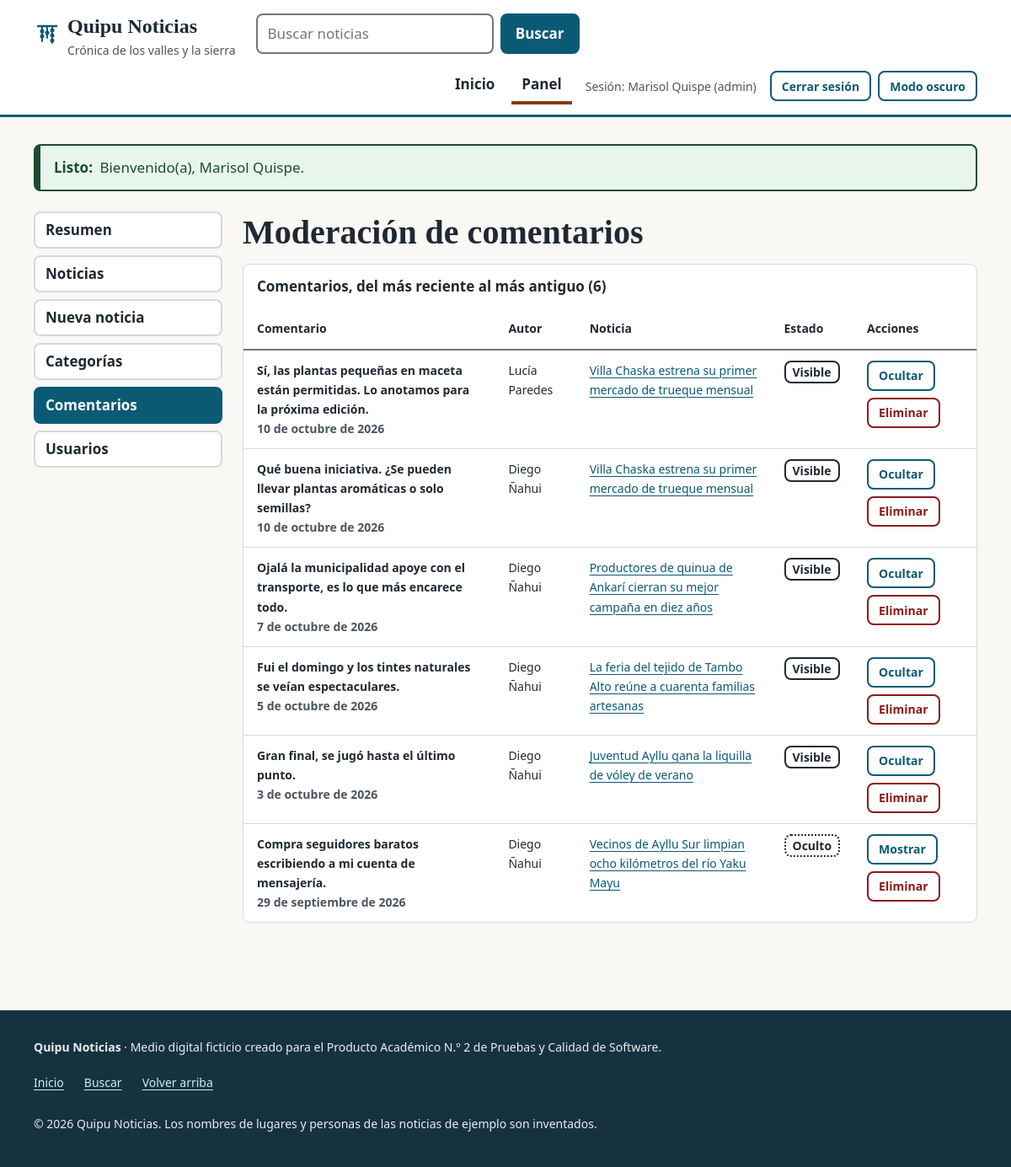
The page /admin/comentarios.php (signed in) on the database its author committed.
### tables this page shows
CREATE TABLE usuarios (
    id             INT UNSIGNED NOT NULL AUTO_INCREMENT,
    nombre         VARCHAR(60)  NOT NULL,
    email          VARCHAR(120) NOT NULL,
    password_hash  VARCHAR(255) NOT NULL,
    rol            ENUM('admin','autor','lector') NOT NULL DEFAULT 'lector',
    activo         TINYINT(1)   NOT NULL DEFAULT 1,
    creado_en      DATETIME     NOT NULL,
    ultimo_acceso  DATETIME     NULL,
    PRIMARY KEY (id),
    UNIQUE KEY uq_usuarios_email (email),
    KEY idx_usuarios_rol (rol, activo)
);

CREATE TABLE comentarios (
    id          INT UNSIGNED NOT NULL AUTO_INCREMENT,
    noticia_id  INT UNSIGNED NOT NULL,
    usuario_id  INT UNSIGNED NOT NULL,
    contenido   VARCHAR(1000) NOT NULL,
    estado      ENUM('visible','oculto') NOT NULL DEFAULT 'visible',
    creado_en   DATETIME NOT NULL,
    PRIMARY KEY (id),
    KEY idx_comentarios_noticia (noticia_id, estado, creado_en),
    KEY idx_comentarios_usuario (usuario_id, creado_en),
    CONSTRAINT fk_comentarios_noticia FOREIGN KEY (noticia_id) REFERENCES noticias (id) ON DELETE CASCADE ON UPDATE CASCADE,
    CONSTRAINT fk_comentarios_usuario FOREIGN KEY (usuario_id) REFERENCES usuarios (id) ON DELETE CASCADE ON UPDATE CASCADE
);

CREATE TABLE noticias (
    id               INT UNSIGNED NOT NULL AUTO_INCREMENT,
    autor_id         INT UNSIGNED NOT NULL,
    categoria_id     INT UNSIGNED NOT NULL,
    titulo           VARCHAR(150) NOT NULL,
    slug             VARCHAR(190) NOT NULL,
    resumen          VARCHAR(300) NOT NULL,
    contenido        MEDIUMTEXT   NOT NULL,
    imagen           VARCHAR(80)  NULL,
    imagen_alt       VARCHAR(160) NULL,
    imagen_ancho     SMALLINT UNSIGNED NULL,
    imagen_alto      SMALLINT UNSIGNED NULL,
    estado           ENUM('borrador','publicada') NOT NULL DEFAULT 'borrador',
    minutos_lectura  TINYINT UNSIGNED NOT NULL DEFAULT 1,
    vistas           INT UNSIGNED NOT NULL DEFAULT 0,
    publicado_en     DATETIME NULL,
    creado_en        DATETIME NOT NULL,
    actualizado_en   DATETIME NOT NULL,
    PRIMARY KEY (id),
    UNIQUE KEY uq_noticias_slug (slug),
    KEY idx_noticias_estado_fecha (estado, publicado_en),
    KEY idx_noticias_cat_estado_fecha (categoria_id, estado, publicado_en),
    KEY idx_noticias_estado_vistas (estado, vistas),
    KEY idx_noticias_autor_creado (autor_id, creado_en),
    CONSTRAINT fk_noticias_autor FOREIGN KEY (autor_id) REFERENCES usuarios (id) ON DELETE RESTRICT ON UPDATE CASCADE,
    CONSTRAINT fk_noticias_categoria FOREIGN KEY (categoria_id) REFERENCES categorias (id) ON DELETE RESTRICT ON UPDATE CASCADE
);

### src/helpers.php (called while the page is built, shortened)
<?php
function e(?string $texto): string
{
    return htmlspecialchars((string) $texto, ENT_QUOTES | ENT_SUBSTITUTE, 'UTF-8');
}
function url(string $ruta = ''): string
{
    $base = rtrim((string) Config::get('APP_BASE', ''), '/');
    return $base . '/' . ltrim($ruta, '/');
}
function asset(string $ruta): string
{
    $archivo = QUIPU_ROOT . '/public/assets/' . ltrim($ruta, '/');
    $version = is_file($archivo) ? (string) filemtime($archivo) : '1';
    return url('assets/' . ltrim($ruta, '/')) . '?v=' . $version;
}
function usuario_actual(): ?array
{
    try {
        return \Quipu\Core\Auth::usuario();
    } catch (\Throwable) {
        return null;
    }
}
function mensajes_flash(): array
{
    $mensajes = $_SESSION['_flash'] ?? [];
    return $mensajes;
}
function entero_param(string $campo, string $origen = 'GET'): int
{
    $fuente = $origen === 'POST' ? $_POST : $_GET;
    $v = $fuente[$campo] ?? '';
    return (is_string($v) && ctype_digit($v) && strlen($v) <= 10) ? (int) $v : 0;
}

### src/Core/Config.php (called while the page is built, shortened)
<?php
final class Config
{
    private static array $valores = [];
    public static function cargar(string $raiz): void
    {
        self::$valores = [];
    }
    public static function get(string $clave, ?string $porDefecto = null): ?string
    {
        $entorno = getenv($clave);
        return self::$valores[$clave] ?? $porDefecto;
    }
}

### src/Core/Auth.php (called while the page is built, shortened)
<?php
final class Auth
{
    private static array|null|false $actual = false;
    public static function usuario(): ?array
    {
        if (self::$actual !== false) {
            return self::$actual;
        }
        $id = $_SESSION['uid'] ?? null;
        $usuario = (new UsuarioRepository(Database::conexion()))->porId($id);
        unset($usuario['password_hash']);
        return self::$actual = $usuario;
    }
    public static function requerirLogin(): array
    {
        $usuario = self::usuario();
        return $usuario;
    }
    public static function requerirRol(array $roles): array
    {
        $usuario = self::requerirLogin();
        return $usuario;
    }
}

### src/autoload.php (called while the page is built, shortened)
<?php
spl_autoload_register(static function (string $clase): void {
    $prefijo = 'Quipu\\';
    $relativa = substr($clase, strlen($prefijo));
    $archivo = QUIPU_ROOT . '/src/' . str_replace('\\', '/', $relativa) . '.php';
});
require_once __DIR__ . '/helpers.php';

### src/Repository/UsuarioRepository.php (called while the page is built, shortened)
<?php
final class UsuarioRepository
{
    public function porId(int $id): ?array
    {
        $st = $this->pdo->prepare('SELECT * FROM usuarios WHERE id = :id');
        $st->execute([':id' => $id]);
        $fila = $st->fetch();
        return $fila === false ? null : $fila;
    }
}

### src/Core/Database.php (called while the page is built, shortened)
<?php
final class Database
{
    private static ?PDO $pdo = null;
    public static function conexion(): PDO
    {
        if (self::$pdo === null) {
            self::$pdo = self::crear();
        }
        return self::$pdo;
    }
    private static function crear(): PDO
    {
        $driver = Config::get('DB_DRIVER', 'mysql');
        try {
            if ($driver === 'sqlite') {
                $ruta = (string) Config::get('DB_SQLITE_PATH', 'database/quipu_dev.sqlite');
                if ($ruta !== ':memory:' && !str_starts_with($ruta, '/')) {
                    $ruta = QUIPU_ROOT . '/' . $ruta;
                }
                $pdo = new PDO('sqlite:' . $ruta);
                $pdo->exec('PRAGMA foreign_keys = ON');
            } elseif ($driver === 'mysql') {
                $dsn = sprintf(
                    'mysql:host=%s;port=%d;dbname=%s;charset=utf8mb4',
                    Config::get('DB_HOST', '127.0.0.1'),
                    Config::entero('DB_PORT', 3306),
                    Config::get('DB_NAME', 'quipu_noticias')
                );
                $pdo = new PDO($dsn, (string) Config::get('DB_USER', 'root'), (string) Config::get('DB_PASS', ''));
            } else {
                throw new RuntimeException('DB_DRIVER no soportado: ' . $driver);
            }
        } catch (PDOException $e) {
            error_log('[Quipu] Error de conexión a la base de datos: ' . $e->getMessage());
            throw new RuntimeException('No se pudo conectar con la base de datos.');
        }
        $pdo->setAttribute(PDO::ATTR_ERRMODE, PDO::ERRMODE_EXCEPTION);
        $pdo->setAttribute(PDO::ATTR_DEFAULT_FETCH_MODE, PDO::FETCH_ASSOC);
        $pdo->setAttribute(PDO::ATTR_EMULATE_PREPARES, false);
        return $pdo;
    }
}

### src/Core/Permisos.php (called while the page is built, shortened)
<?php
final class Permisos
{
    public static function puedeEntrarAlPanel(?array $usuario): bool
    {
        return $usuario !== null && in_array($usuario['rol'] ?? null, ['admin', 'autor'], true);
    }
}

### src/Repository/ComentarioRepository.php (called while the page is built, shortened)
<?php
final class ComentarioRepository
{
    public function listarAdmin(int $limite, int $offset): array
    {
        $st = $this->pdo->prepare(
            'SELECT c.id, c.contenido, c.estado, c.creado_en, u.nombre AS autor_nombre,
                    n.titulo AS noticia_titulo, n.slug AS noticia_slug
             FROM comentarios c
             INNER JOIN usuarios u ON u.id = c.usuario_id
             INNER JOIN noticias n ON n.id = c.noticia_id
             ORDER BY c.creado_en DESC, c.id DESC LIMIT :limite OFFSET :offset'
        );
        $st->bindValue(':limite', max(1, $limite), PDO::PARAM_INT);
        $st->bindValue(':offset', max(0, $offset), PDO::PARAM_INT);
        $st->execute();
        return $st->fetchAll();
    }
    public function contarTodos(): int
    {
        return (int) $this->pdo->query('SELECT COUNT(*) FROM comentarios')->fetchColumn();
    }
}

### src/Support/Paginador.php (called while the page is built, shortened)
<?php
final class Paginador
{
    public function __construct(int $total, int $porPagina, int $paginaSolicitada)
    {
        $this->total = max(0, $total);
        $this->porPagina = max(1, $porPagina);
        $this->totalPaginas = max(1, (int) ceil($this->total / $this->porPagina));
        $this->pagina = min(max(1, $paginaSolicitada), $this->totalPaginas);
        $this->offset = ($this->pagina - 1) * $this->porPagina;
    }
}

### src/Support/Formateador.php (called while the page is built, shortened)
<?php
final class Formateador
{
    public static function fecha(?string $fechaHora): string
    {
        try {
            $f = new DateTimeImmutable($fechaHora);
        } catch (\Exception) {
            return '';
        }
        return sprintf('%d de %s de %d', (int) $f->format('j'), self::MESES[(int) $f->format('n')], (int) $f->format('Y'));
    }
}

### public/admin/comentarios.php (the view, shortened to what this page needs)
<?php
$usuario = Auth::requerirRol(['admin']);
$repo = new ComentarioRepository(Database::conexion());
$total = $repo->contarTodos();
$pag = new Paginador($total, 10, entero_param('pagina'));
$lista = $repo->listarAdmin($pag->porPagina, $pag->offset);
$seccion = 'panel';
require QUIPU_ROOT . '/templates/cabecera.php';
?>
<div class="panel">
    <?php require QUIPU_ROOT . '/templates/admin_nav.php'; ?>
    <div class="panel__contenido">
        <h1>Moderación de comentarios</h1>
        <div class="tabla-contenedor" role="region" aria-labelledby="cap-comentarios" tabindex="0">
            <table class="tabla">
                <caption id="cap-comentarios">Comentarios, del más reciente al más antiguo (<?= $total ?>)</caption>
                <thead>
                    <tr>
                        <th scope="col">Comentario</th>
                        <th scope="col">Autor</th>
                        <th scope="col">Noticia</th>
                        <th scope="col">Estado</th>
                        <th scope="col">Acciones</th>
                    </tr>
                </thead>
                <tbody>
                <?php foreach ($lista as $c): ?>
                    <tr>
                        <th scope="row">
                            <?= e(mb_strimwidth((string) $c['contenido'], 0, 140, '…')) ?><br>
                            <span class="texto-suave"><?= e(Formateador::fecha($c['creado_en'])) ?></span>
                        </th>
                        <td><?= e($c['autor_nombre']) ?></td>
                        <td><a href="<?= e(url('noticia.php?slug=' . rawurlencode((string) $c['noticia_slug'])) . '#comentarios') ?>"><?= e($c['noticia_titulo']) ?></a></td>
                        <td><span class="estado <?= $c['estado'] === 'oculto' ? 'estado--oculto' : '' ?>"><?= $c['estado'] === 'oculto' ? 'Oculto' : 'Visible' ?></span></td>
                        <td>
                            <div class="acciones">
                                <form method="post" action="<?= e(url('admin/comentarios.php')) ?>">
                                    <button class="boton boton--secundario boton--chico" type="submit"
                                            aria-label="<?= $c['estado'] === 'oculto' ? 'Mostrar' : 'Ocultar' ?> el comentario de <?= e($c['autor_nombre']) ?>"><?= $c['estado'] === 'oculto' ? 'Mostrar' : 'Ocultar' ?></button>
                                </form>
                                <form method="post" action="<?= e(url('admin/comentarios.php')) ?>"
                                      data-confirmar="¿Eliminar definitivamente este comentario?">
                                    <button class="boton boton--peligro boton--chico" type="submit"
                                            aria-label="Eliminar el comentario de <?= e($c['autor_nombre']) ?>">Eliminar</button>
                                </form>
                            </div>
                        </td>
                    </tr>
                <?php endforeach; ?>
                </tbody>
            </table>
        </div>
    </div>
</div>
<?php require QUIPU_ROOT . '/templates/pie.php'; ?>

### templates/cabecera.php (shortened to what this page needs)
<?php
$usuarioNav = usuario_actual();
$seccion = $seccion ?? '';
$actual = static fn (string $nombre): string => $seccion === $nombre ? ' aria-current="page"' : '';
?>
<!DOCTYPE html>
<html lang="es">
<head>
    <link rel="stylesheet" href="<?= e(asset('css/estilo.css')) ?>">
</head>
<body>
<header class="cabecera">
    <div class="contenedor cabecera__interior">
        <a class="marca" href="<?= e(url('index.php')) ?>">
            <span>Quipu Noticias<span class="marca__sub">Crónica de los valles y la sierra</span></span>
        </a>
        <form class="buscador" role="search" action="<?= e(url('buscar.php')) ?>" method="get">
            <input class="entrada" type="search" id="q-cabecera" name="q" maxlength="60" placeholder="Buscar noticias" autocomplete="off">
            <button class="boton" type="submit">Buscar</button>
        </form>
        <nav class="nav" aria-label="Principal">
            <ul class="nav__lista">
                <li><a class="nav__enlace" href="<?= e(url('index.php')) ?>"<?= $actual('inicio') ?>>Inicio</a></li>
                <?php if ($usuarioNav === null): ?>
                    <li><a class="nav__enlace" href="<?= e(url('login.php')) ?>"<?= $actual('login') ?>>Ingresar</a></li>
                    <li><a class="nav__enlace" href="<?= e(url('registro.php')) ?>"<?= $actual('registro') ?>>Crear cuenta</a></li>
                <?php else: ?>
                    <?php if (Permisos::puedeEntrarAlPanel($usuarioNav)): ?>
                        <li><a class="nav__enlace" href="<?= e(url('admin/index.php')) ?>"<?= $actual('panel') ?>>Panel</a></li>
                    <?php endif; ?>
                    <li class="nav__usuario">Sesión: <?= e($usuarioNav['nombre']) ?> (<?= e($usuarioNav['rol']) ?>)</li>
                    <li>
                        <form action="<?= e(url('logout.php')) ?>" method="post">
                            <button class="boton boton--secundario boton--chico" type="submit">Cerrar sesión</button>
                        </form>
                    </li>
                <?php endif; ?>
                <li>
                    <button class="boton boton--secundario boton--chico interruptor" type="button" data-tema-interruptor aria-pressed="false" hidden>Modo oscuro</button>
                </li>
            </ul>
        </nav>
    </div>
</header>
<main id="contenido" class="contenedor principal" tabindex="-1">
<?php foreach (mensajes_flash() as $mensaje):
    $rol = $mensaje['tipo'] === 'error' ? 'alert' : 'status';
    $prefijo = match ($mensaje['tipo']) {
        'error' => 'Error:',
        'exito' => 'Listo:',
        default => 'Aviso:',
    };
    ?>
    <p class="aviso aviso--<?= e($mensaje['tipo']) ?>" role="<?= $rol ?>"><strong><?= e($prefijo) ?></strong> <?= e($mensaje['texto']) ?></p>
<?php endforeach; ?>

### rows shown on the page
usuarios: nombre "Marisol Quispe", rol "admin"
comentarios: contenido "Sí, las plantas pequeñas en maceta están permitidas. Lo anotamos para la próxima edición.", creado_en "10 de octubre de 2026", usuario.nombre "Lucía Paredes", noticia.titulo "Villa Chaska estrena su primer mercado de trueque mensual", estado "Visible"
comentarios: contenido "Qué buena iniciativa. ¿Se pueden llevar plantas aromáticas o solo semillas?", creado_en "10 de octubre de 2026", usuario.nombre "Diego Ñahui", noticia.titulo "Villa Chaska estrena su primer mercado de trueque mensual", estado "Visible"
comentarios: contenido "Ojalá la municipalidad apoye con el transporte, es lo que más encarece todo.", creado_en "7 de octubre de 2026", usuario.nombre "Diego Ñahui", noticia.titulo "Productores de quinua de Ankarí cierran su mejor campaña en diez años", estado "Visible"
comentarios: contenido "Fui el domingo y los tintes naturales se veían espectaculares.", creado_en "5 de octubre de 2026", usuario.nombre "Diego Ñahui", noticia.titulo "La feria del tejido de Tambo Alto reúne a cuarenta familias artesanas", estado "Visible"
comentarios: contenido "Gran final, se jugó hasta el último punto.", creado_en "3 de octubre de 2026", usuario.nombre "Diego Ñahui", noticia.titulo "Juventud Ayllu gana la liguilla de vóley de verano", estado "Visible"
comentarios: contenido "Compra seguidores baratos escribiendo a mi cuenta de mensajería.", creado_en "29 de septiembre de 2026", usuario.nombre "Diego Ñahui", noticia.titulo "Vecinos de Ayllu Sur limpian ocho kilómetros del río Yaku Mayu", estado "Oculto"

### other values the page prints
$prefijo "Listo:"
$mensaje['texto'] "Bienvenido(a), Marisol Quispe."
$total "6"
